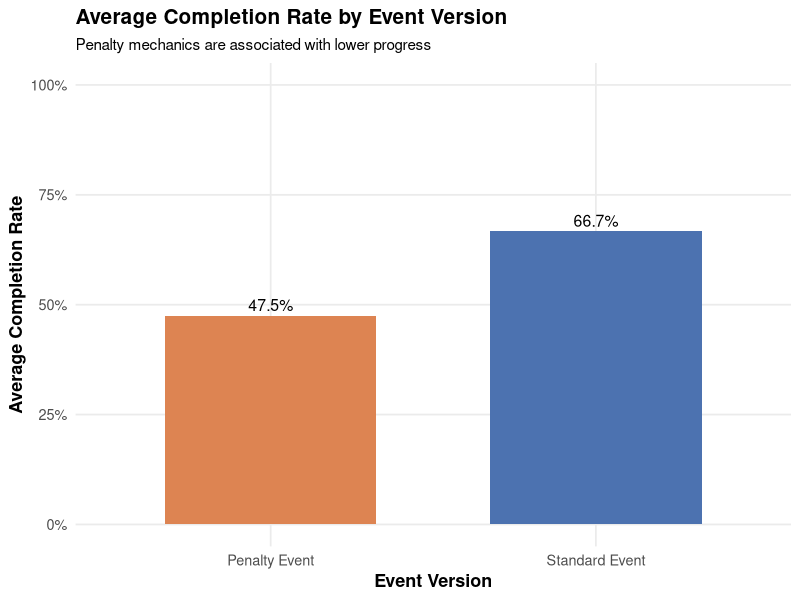
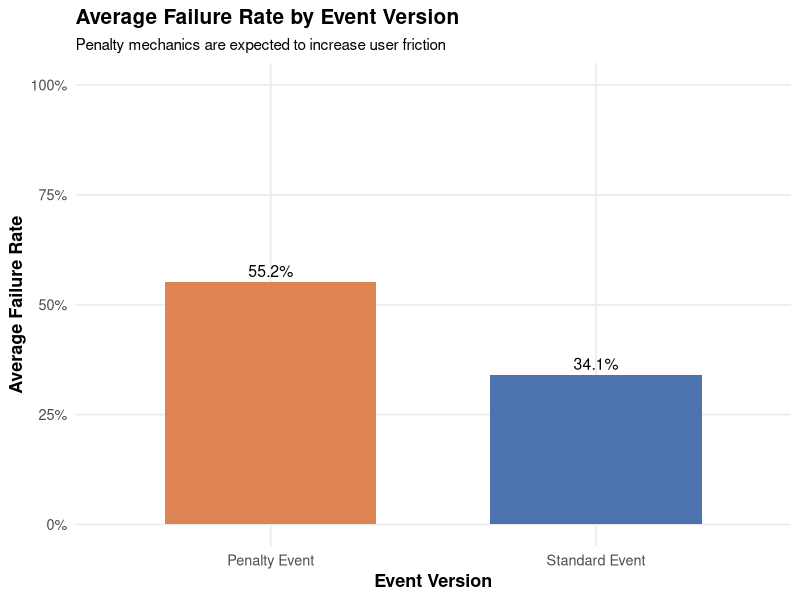
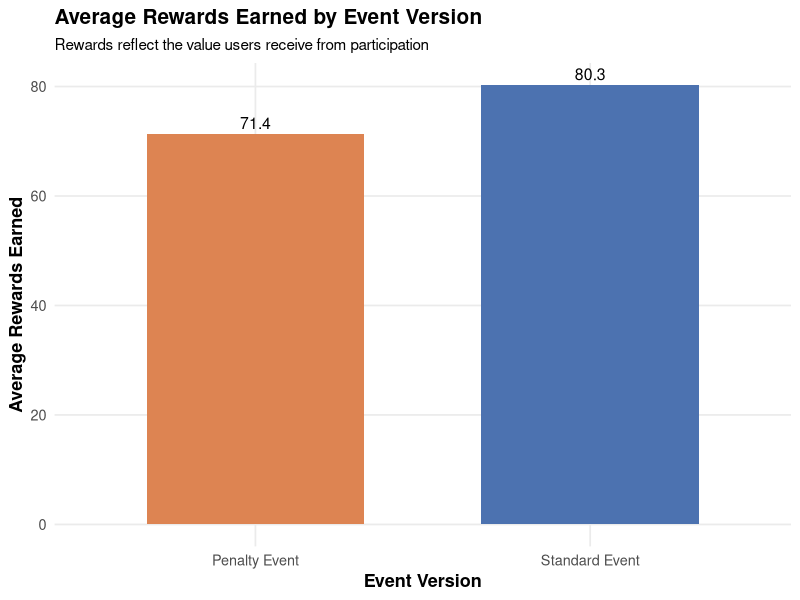
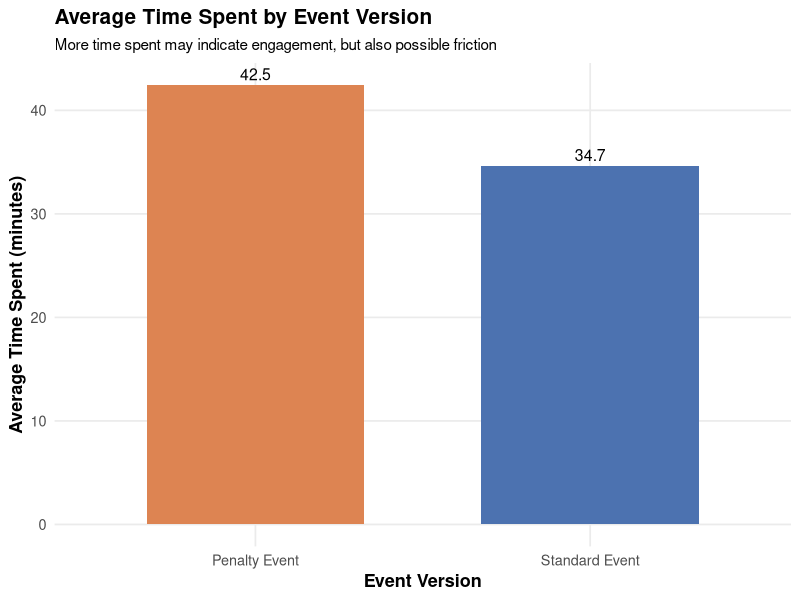

Write R code to recreate these figures, in order.
## ---- chunk 1
library(tidyverse)
library(scales)

set.seed(123)

n_users <- 5000

event_data <- tibble(
  user_id = 1:n_users,
  
  event_version = sample(
    c("Standard Event", "Penalty Event"),
    size = n_users,
    replace = TRUE
  ),
  
  levels_attempted = ifelse(
    event_version == "Penalty Event",
    rpois(n_users, lambda = 12),
    rpois(n_users, lambda = 10)
  ),
  
  failed_attempts = ifelse(
    event_version == "Penalty Event",
    rpois(n_users, lambda = 6),
    rpois(n_users, lambda = 3)
  )
)
## ---- chunk 2
event_data <- event_data %>%
  mutate(
    levels_completed = pmax(levels_attempted - failed_attempts, 0),
    
    completion_rate = ifelse(
      levels_attempted > 0,
      levels_completed / levels_attempted,
      0
    ),
    
    failure_rate = ifelse(
      levels_attempted > 0,
      failed_attempts / levels_attempted,
      0
    ),
    
    rewards_earned = levels_completed * runif(n_users, min = 8, max = 15),
    
    time_spent_min = levels_attempted * runif(n_users, min = 2, max = 5),
    
    reward_efficiency = rewards_earned / time_spent_min,
    
    retries_per_completed_level = ifelse(
      levels_completed > 0,
      failed_attempts / levels_completed,
      NA
    ),
    
    completed_event = levels_completed >= 8
  )
## ---- chunk 3
event_summary <- event_data %>%
  group_by(event_version) %>%
  summarise(
    users = n(),
    avg_levels_attempted = mean(levels_attempted),
    avg_levels_completed = mean(levels_completed),
    avg_completion_rate = mean(completion_rate),
    avg_failure_rate = mean(failure_rate),
    avg_failed_attempts = mean(failed_attempts),
    avg_retries_per_completed_level = mean(retries_per_completed_level, na.rm = TRUE),
    avg_rewards_earned = mean(rewards_earned),
    avg_time_spent = mean(time_spent_min),
    avg_reward_efficiency = mean(reward_efficiency),
    event_completion_rate = mean(completed_event),
    .groups = "drop"
  )

event_summary
## ---- chunk 4
event_summary_clean <- event_summary %>%
  mutate(across(where(is.numeric), ~ round(.x, 2)))

event_summary_clean
## ---- chunk 5
my_theme <- theme_minimal(base_size = 13) +
  theme(
    plot.title = element_text(face = "bold", size = 15),
    plot.subtitle = element_text(size = 11),
    axis.title = element_text(face = "bold"),
    legend.position = "none",
    panel.grid.minor = element_blank()
  )

ggplot(event_summary,
       aes(x = event_version,
           y = avg_completion_rate,
           fill = event_version)) +
  geom_col(width = 0.65) +
  geom_text(
    aes(label = scales::percent(avg_completion_rate, accuracy = 0.1)),
    vjust = -0.4,
    size = 4
  ) +
  scale_y_continuous(labels = scales::percent_format(), limits = c(0, 1)) +
  scale_fill_manual(values = c(
    "Standard Event" = "#4C72B0",
    "Penalty Event" = "#DD8452"
  )) +
  labs(
    title = "Average Completion Rate by Event Version",
    subtitle = "Penalty mechanics are associated with lower progress",
    x = "Event Version",
    y = "Average Completion Rate"
  ) +
  my_theme
## ---- chunk 6
ggplot(event_summary,
       aes(x = event_version,
           y = avg_failure_rate,
           fill = event_version)) +
  geom_col(width = 0.65) +
  geom_text(
    aes(label = scales::percent(avg_failure_rate, accuracy = 0.1)),
    vjust = -0.4,
    size = 4
  ) +
  scale_y_continuous(labels = scales::percent_format(), limits = c(0, 1)) +
  scale_fill_manual(values = c(
    "Standard Event" = "#4C72B0",
    "Penalty Event" = "#DD8452"
  )) +
  labs(
    title = "Average Failure Rate by Event Version",
    subtitle = "Penalty mechanics are expected to increase user friction",
    x = "Event Version",
    y = "Average Failure Rate"
  ) +
  my_theme
## ---- chunk 7
ggplot(event_summary,
       aes(x = event_version,
           y = avg_rewards_earned,
           fill = event_version)) +
  geom_col(width = 0.65) +
  geom_text(
    aes(label = round(avg_rewards_earned, 1)),
    vjust = -0.4,
    size = 4
  ) +
  scale_fill_manual(values = c(
    "Standard Event" = "#4C72B0",
    "Penalty Event" = "#DD8452"
  )) +
  labs(
    title = "Average Rewards Earned by Event Version",
    subtitle = "Rewards reflect the value users receive from participation",
    x = "Event Version",
    y = "Average Rewards Earned"
  ) +
  my_theme
## ---- chunk 8
ggplot(event_summary,
       aes(x = event_version,
           y = avg_time_spent,
           fill = event_version)) +
  geom_col(width = 0.65) +
  geom_text(
    aes(label = round(avg_time_spent, 1)),
    vjust = -0.4,
    size = 4
  ) +
  scale_fill_manual(values = c(
    "Standard Event" = "#4C72B0",
    "Penalty Event" = "#DD8452"
  )) +
  labs(
    title = "Average Time Spent by Event Version",
    subtitle = "More time spent may indicate engagement, but also possible friction",
    x = "Event Version",
    y = "Average Time Spent (minutes)"
  ) +
  my_theme
